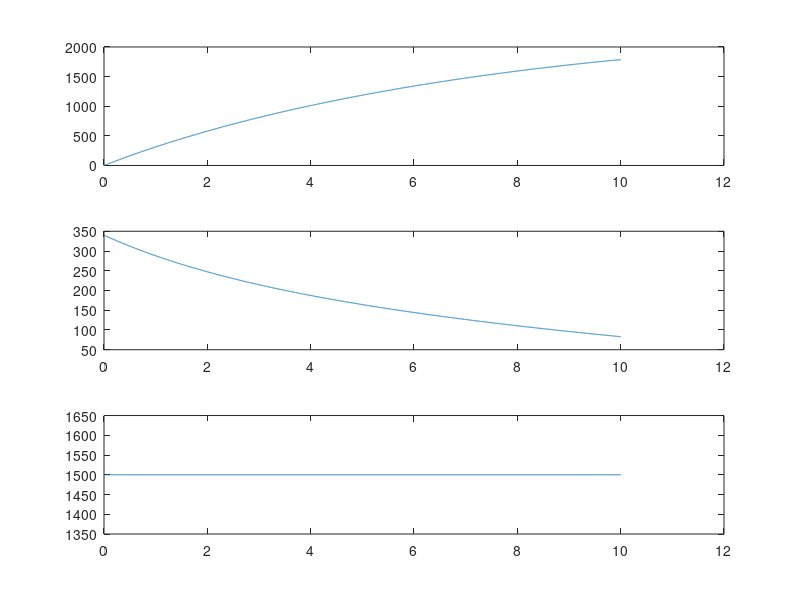

Here is the MATLAB script that generated this plot:
x = [0;340;1500];

g = -9.81;
rho = 1.293;

A = [x(1); g - (rho * x(2)^2)/2*x(3);0];

xlog = [];
tlog = [];
t = 0;
dt = 0.001;

while t < 10 && x(2) > 0

    A = [x(2); g - (rho * x(2)^2)/(2*x(3));0];
    x = x + A*dt;
    
    t = t + dt;
    xlog = [xlog, x];
    tlog = [tlog, t];
end

figure;
hold on
subplot(3,1,1);
plot(tlog, xlog(1,:))

subplot(3,1,2);
plot(tlog, xlog(2,:))

subplot(3,1,3);
plot(tlog, xlog(3,:))